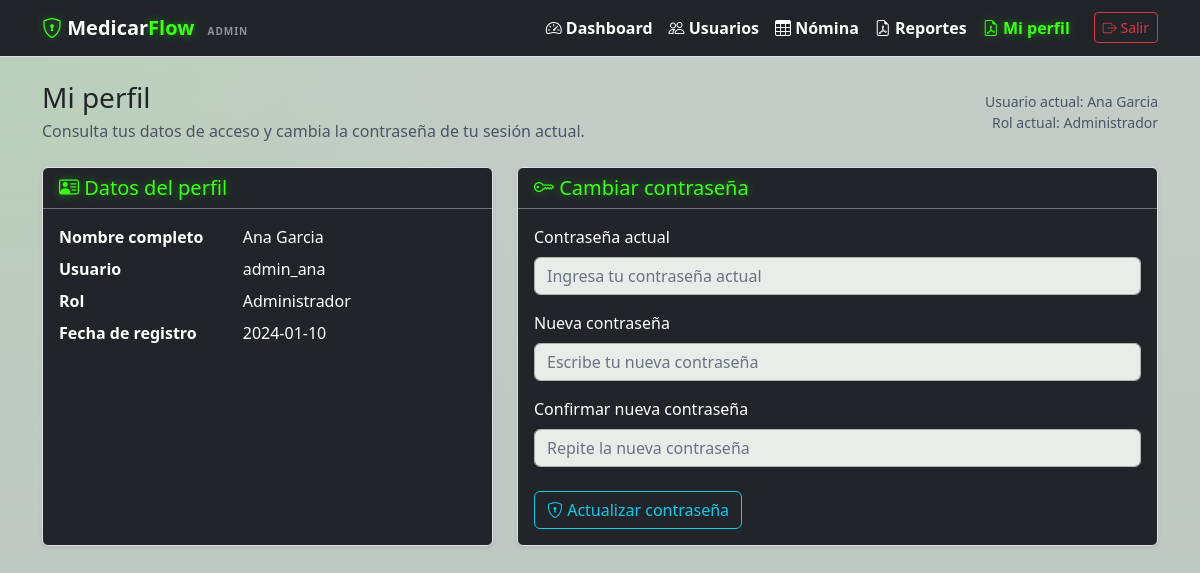
Page /public/perfil.php (signed in) on the committed database.
### tables this page shows
CREATE TABLE `usuarios` (
  `id_user` int(11) NOT NULL,
  `nombre_completo` varchar(100) DEFAULT NULL,
  `username` varchar(50) DEFAULT NULL,
  `password` varchar(255) DEFAULT NULL,
  `fk_rol` int(11) DEFAULT NULL,
  `fecha_registro` date DEFAULT NULL
);

### app/controllers/PerfilController.php (called while the page is built, shortened)
<?php
require_once __DIR__ . '/../models/User.php';
class PerfilController
{
    private function getViewPath()
    {
        return (int) ($_SESSION['rol'] ?? 0) === 1
            ? __DIR__ . '/../views/admin/perfil.php'
            : __DIR__ . '/../views/oper/perfil.php';
    }
    public function index()
    {
        $datosUsuario = User::findById((int) $_SESSION['id_user']);
        include $this->getViewPath();
    }
}

### app/models/User.php (called while the page is built, shortened)
<?php
require_once __DIR__ . '/../../config/db.php';
class User
{
    public static function findById($id)
    {
        global $pdo;
        $stmt = $pdo->prepare("SELECT * FROM usuarios WHERE id_user = ?");
        $stmt->execute([$id]);
        return $stmt->fetch(PDO::FETCH_ASSOC);
    }
}

### app/views/components/perfil.php (the view, shortened to what this page needs)
<?php
$rolActualTexto = (int) ($datosUsuario['fk_rol'] ?? 0) === 1 ? 'Administrador' : 'Operativo';
?>
<main class="container py-4">
    <div class="d-flex flex-column flex-lg-row justify-content-between align-items-lg-center gap-3 mb-4">
        <div>
            <h1 class="h3 mb-1 text-dark">Mi perfil</h1>
            <p class="text-soft-dark mb-0">
                Consulta tus datos de acceso y cambia la contraseña de tu sesión actual.
            </p>
        </div>
        <div class="text-soft-dark small text-lg-end">
            <div>Usuario actual: <?= htmlspecialchars($datosUsuario['nombre_completo'], ENT_QUOTES, 'UTF-8') ?></div>
            <div>Rol actual: <?= htmlspecialchars($rolActualTexto, ENT_QUOTES, 'UTF-8') ?></div>
        </div>
    </div>
    <div class="row g-4">
        <div class="col-12 col-xl-5">
            <div class="card bg-dark text-white border border-neon shadow-sm h-100">
                <div class="card-header border-bottom border-secondary">
                    <h2 class="h5 mb-0 text-neon">
                        <i class="bi bi-person-vcard text-neon"></i>
                        Datos del perfil
                    </h2>
                </div>
                <div class="card-body">
                    <dl class="row mb-0">
                        <dt class="col-sm-5 text-white">Nombre completo</dt>
                        <dd class="col-sm-7"><?= htmlspecialchars($datosUsuario['nombre_completo'], ENT_QUOTES, 'UTF-8') ?></dd>
                        <dt class="col-sm-5 text-white">Usuario</dt>
                        <dd class="col-sm-7"><?= htmlspecialchars($datosUsuario['username'], ENT_QUOTES, 'UTF-8') ?></dd>
                        <dt class="col-sm-5 text-white">Rol</dt>
                        <dd class="col-sm-7"><?= htmlspecialchars($rolActualTexto, ENT_QUOTES, 'UTF-8') ?></dd>
                        <dt class="col-sm-5 text-white">Fecha de registro</dt>
                        <dd class="col-sm-7"><?= htmlspecialchars($datosUsuario['fecha_registro'], ENT_QUOTES, 'UTF-8') ?></dd>
                    </dl>
                </div>
            </div>
        </div>
        <div class="col-12 col-xl-7">
            <div class="card bg-dark text-white border border-neon shadow-sm h-100">
                <div class="card-header border-bottom border-secondary">
                    <h2 class="h5 mb-0 text-neon">
                        <i class="bi bi-key text-neon"></i>
                        Cambiar contraseña
                    </h2>
                </div>
                <div class="card-body">
                    <form action="/medicarflow/public/perfil.php?action=update_password" method="POST" novalidate data-formulario-perfil>
                        <div class="mb-3">
                            <label for="current_password" class="form-label">Contraseña actual</label>
                            <input type="password" id="current_password" name="current_password" class="form-control" placeholder="Ingresa tu contraseña actual" required>
                        </div>
                        <div class="mb-3">
                            <label for="new_password" class="form-label">Nueva contraseña</label>
                            <input type="password" id="new_password" name="new_password" class="form-control" placeholder="Escribe tu nueva contraseña" required>
                        </div>
                        <div class="mb-4">
                            <label for="confirm_password" class="form-label">Confirmar nueva contraseña</label>
                            <input type="password" id="confirm_password" name="confirm_password" class="form-control" placeholder="Repite la nueva contraseña" required>
                        </div>
                        <button type="submit" class="btn btn-outline-info">
                            <i class="bi bi-shield-lock"></i>
                            Actualizar contraseña
                        </button>
                    </form>
                </div>
            </div>
        </div>
    </div>
</main>

### public/assets/css/globals/base.css (style rules this page uses)
:root { --neon-green: #39FF14; --dark-blue: #062b4f; --neon-shadow: 0 0 10px rgba(57, 255, 20, 0.4); }
.text-neon { color: var(--neon-green) !important; text-shadow: var(--neon-shadow); }
.text-soft-dark { color: #4b5563 !important; }
body { background: radial-gradient(circle at top left, rgba(57, 255, 20, 0.08), transparent 35%), linear-gradient(180deg, #c5cdc8 0%, #bcc6c0 100%); min-height: 100vh; }
.form-control, .form-select { background-color: #e8edea; border-color: #aab5ae; color: #1f2937; }
.form-control::placeholder { color: #6b7280; opacity: 1; }

### rows in the picture
usuarios: nombre_completo "Ana Garcia", fk_rol "Administrador", username "admin_ana", fecha_registro "2024-01-10"
